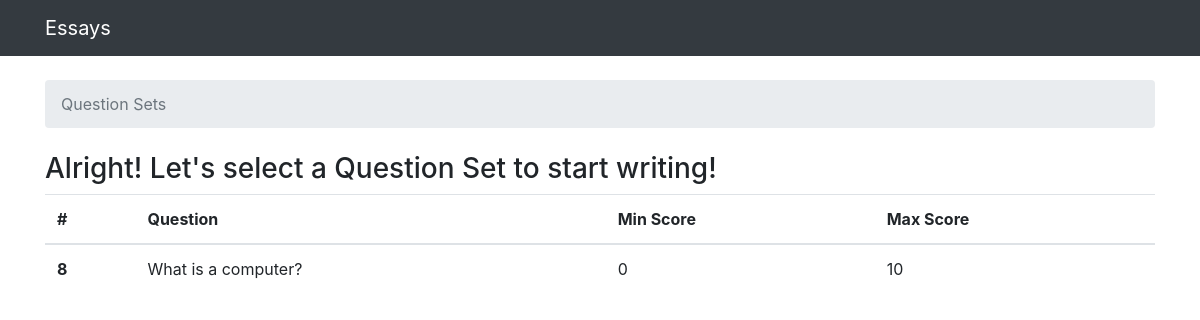
The page / on the database its author committed.
### grader/models.py (models this page shows, shortened)
class Question(models.Model):
    question_title = models.TextField(max_length=100000)
    set = models.IntegerField(unique=True)
    min_score = models.IntegerField()
    max_score = models.IntegerField()

### grader/views.py (the view)
# urls.py: path('', views.index, name='index'),
def index(request):
    questions_list = Question.objects.order_by('set')
    context = {
        'questions_list': questions_list,
    }
    return render(request, 'grader/index.html', context)

### grader/templates/grader/index.html (shortened to what this page needs)
{% extends 'base.html' %}
{% block breadcrumb %}
  <li class="breadcrumb-item active">Question Sets</li>
{% endblock %}
{% block content %}
    {% if questions_list %}
        <p class="h3">Alright! Let's select a Question Set to start writing!</p>
        <table class="table">
                <thead>
                  <tr>
                    <th scope="col">#</th>
                    <th scope="col">Question</th>
                    <th scope="col">Min Score</th>
                    <th scope="col">Max Score</th>
                  </tr>
                </thead>
                {% for question in questions_list %}
                    <tr class="clickable-row" data-href='/{{ question.set }}'>
                        <th scope="row">{{ question.set }}</th>
                        <td>{{ question.question_title|truncatewords:15 }}</td>
                        <td>{{ question.min_score }}</td>
                        <td>{{ question.max_score }}</td>
                      </tr>
                {% endfor %}
        </table>
    {% else %}
        <p>No questions are available.</p>
    {% endif %}
{% endblock %}

### rows shown on the page
Question: set "8", question_title "What is a computer?", min_score "0", max_score "10"
